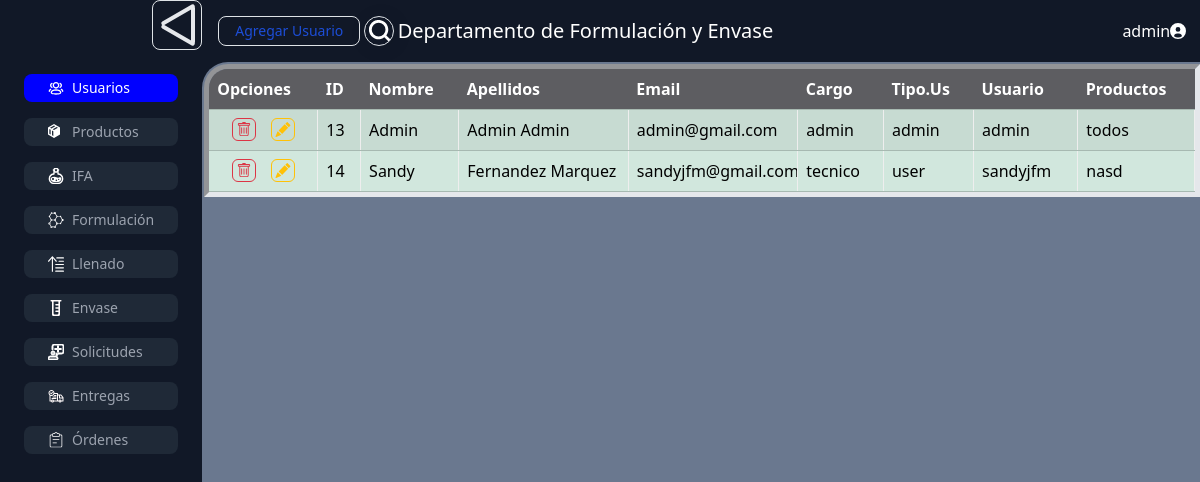
Screenshot of /usuarios/ (signed in) with the database file from the repository.
### CIGB/models.py (models this page shows, shortened)
class Usuarios(AbstractBaseUser):
    id_usuario = models.AutoField(primary_key=True)
    nombre = models.CharField(_('nombre'), max_length=255)
    apellidos = models.CharField(_('apellidos'), max_length=255)
    email = models.EmailField(_('correo electrónico'), unique=True)
    cargo = models.CharField(_('cargo'), max_length=255)
    tipo = models.CharField(_('tipo'), max_length=255)
    usuario = models.CharField(_('usuario'), max_length=255, unique=True)
    contraseña = models.CharField(_('contraseña'), max_length=255)
    producto = models.ForeignKey('Producto', on_delete=models.SET_NULL, null=True, blank=True, related_name='usuarios')
    USERNAME_FIELD = 'usuario'
    REQUIRED_FIELDS = ['nombre', 'apellidos', 'cargo', 'tipo']
    class Meta:
        abstract = False
        verbose_name = _('usuario')
        verbose_name_plural = _('usuarios')

class Producto(models.Model):
    id_producto = models.AutoField(primary_key=True)
    nombre = models.CharField(max_length=255, unique=True)

### CIGB/views.py (the view, shortened to what this page needs)
# urls.py: path('usuarios/', users_view),
def users_view(request):
    User = get_user_model()
    users = User.objects.all()
    user_data = []
    for user in users:
        user_dict = {
            'id': user.id_usuario,
            'nombre': user.nombre,
            'apellidos': user.apellidos,
            'email': user.email,
            'cargo': user.cargo,
            'tipo': user.tipo,
            'usuario': user.usuario,
        }
        user_dict['producto'] = user.producto.nombre if user.producto else 'todos'
        user_dict['id_producto'] = user.producto.id_producto if user.producto else 'todos'
        user_data.append(user_dict)
    products = Producto.objects.all()
    product_data = []
    for product in products:
        product_dict = {
            'id' : product.id_producto,
            'nombre': product.nombre,
        }
        product_data.append(product_dict)
    return render(request, 'users.html', {'product_data':product_data,'user_data':user_data})

### CIGB/templates/users.html (shortened to what this page needs)
{% extends "CIGB.html" %}
{% block add_button %}
  <input class="text-blue-700 hover:text-white border border-blue-700 hover:bg-blue-800 focus:ring-4 focus:outline-none focus:ring-blue-300 font-medium rounded-lg text-sm px-3 py-1 text-center dark:border-blue-500 dark:text-gray-400 dark:hover:text-white dark:hover:bg-blue-500 dark:focus:ring-blue-800" type="button" value="Agregar Usuario" onclick="openForm(accion='Agregar', objetivo='Cuenta',  NaN, new_url='{{ BASE_URL }}/add_account')" class="boton">
{% endblock %}
{% block contenido %}
<div>
  <div class="table-container">
    <table class="table table-success table-striped" style="margin-bottom: 0px;">
        <thead>
            <tr>
                <th>Opciones</th>
                <th>ID</th>
                <th>Nombre</th>
                <th>Apellidos</th>
                <th>Email</th>
                <th>Cargo</th>
                <th>Tipo.Us</th>
                <th>Usuario</th>
                <th>Productos</th>
            </tr>
        </thead>
        <tbody id="main_table">
          {% for user in user_data %}
          <tr>
              <td class="opciones">
                <div>
                  <button type="button" class="table-button btn-outline-danger" onclick="eliminar('Usuario','{{ user.id }}')">
                      </button>
                  <button valores="nombre·{{ user.nombre }}|apellidos·{{ user.apellidos }}|email·{{ user.email }}|cargo·{{ user.cargo }}|tipo·{{ user.tipo }}|usuario·{{ user.usuario }}|producto·{{ user.id_producto }}" onclick="openForm(accion='Modificar', objetivo='{{ user.usuario }}',fila=this, new_url='{{ BASE_URL }}/mod_user')" type="button" class="table-button btn-outline-warning">
                      </button>
                  </div>
              </td>
              <td>{{ user.id }}</td>
              <td>{{ user.nombre }}</td>
              <td>{{ user.apellidos }}</td>
              <td>{{ user.email }}</td>
              <td>{{ user.cargo }}</td>
              <td>{{ user.tipo }}</td>
              <td>{{ user.usuario }}</td>
              <td id='{{user.id_producto}}'>{{ user.producto }}</td>
          </tr>
          {% endfor %}
      </tbody>
    </table>
</div>
</div>
{% endblock %}

### CIGB/templates/CIGB.html (shortened to what this page needs)
{% load compress %}
{% load static %}
<!DOCTYPE html>
<html lang="en-gb" dir="ltr" class='com_content view-category layout-theme3497category itemid-101 home j39 mm-hover'>
    <head>
        <link href="https://cdn.jsdelivr.net/npm/bootstrap@5.3.3/dist/css/bootstrap.min.css" rel="stylesheet">
        <link rel="stylesheet" href="static/css/CIGB.css">
        {% compress css %}
            <link rel="stylesheet" href="{% static 'src/output.css' %}">
        {% endcompress %}
    </head>
    <body class="bg-gray-900">
        <div class="flex flex-row">
            <div id="lateral-menu" class="m-w-[200px] flex flex-col items-end">
                <label class="rounded-lg b-gray-400 border border-blue-700">
                    <div class="w-12 h-12 cursor-pointer flex flex-col items-center justify-around">
                        <div class="w-[38px] h-[4px] bg-gray-200 rounded-sm transition-all duration-300 peer-checked:origin-top peer-checked:translate-y-[6px] peer-checked:rotate-[-30deg]"></div>
                        <div class="w-[38px] h-[4px] bg-gray-200 rounded-md transition-all duration-300 peer-checked:origin-center peer-checked:translate-x-[16px] peer-checked:rotate-[90deg]"></div>
                        <div class="w-[38px] h-[4px] bg-gray-200 rounded-md transition-all duration-300 peer-checked:origin-bottom peer-checked:translate-y-[-6px] peer-checked:rotate-[30deg]"></div>
                    </div>
                </label>
                <div class="md:flex">
                    <ul id="menu" class="flex-column space-y space-y-4 text-sm font-medium text-gray-500 text-gray-400 ms-4 me-4 mb-4 mt-4">
                        {% if request.user.tipo == 'admin' %}
                        <li><a id="users" href="usuarios" class="peer-unchecked:none inline-flex items-center px-4 py-1 rounded-lg hover:text-gray-900 hover:bg-gray-100 w-full bg-gray-800 hover:bg-gray-700 hover:text-white">
                            <span class="lateral-menu-text ms-2 fade-in">Usuarios</span></a></li>
                        <li><a id="products" href="productos" class="inline-flex items-center px-4 py-1 rounded-lg hover:text-gray-900 bg-gray-50 hover:bg-gray-100 w-full bg-gray-800 hover:bg-gray-700 hover:text-white">
                            <span class="lateral-menu-text ms-2">Productos</span></a></li>
                        {% endif %}
                            <li><a id="IFA" href="IFA"class="inline-flex items-center px-4 py-1 rounded-lg hover:text-gray-900 bg-gray-50 hover:bg-gray-100 w-full bg-gray-800 hover:bg-gray-700 hover:text-white">
                            <span class="lateral-menu-text ms-2">IFA</span></a></li>
                        <li><a id="formulacion" href="formulacion" class="inline-flex items-center px-4 py-1 rounded-lg hover:text-gray-900 bg-gray-50 hover:bg-gray-100 w-full bg-gray-800 hover:bg-gray-700 hover:text-white">
                            <span class="lateral-menu-text ms-2">Formulación</span></a></li>
                        <li><a id="llenado" href="llenado" class="inline-flex items-center px-4 py-1 rounded-lg hover:text-gray-900 bg-gray-50 hover:bg-gray-100 w-full bg-gray-800 hover:bg-gray-700 hover:text-white">
                            <span class="lateral-menu-text ms-2">Llenado</span></a></li>
                        <li><a id="envase" href="envase" class="inline-flex items-center px-4 py-1 rounded-lg hover:text-gray-900 bg-gray-50 hover:bg-gray-100 w-full bg-gray-800 hover:bg-gray-700 hover:text-white">
                            <span class="lateral-menu-text ms-2">Envase</span></a></li>
                        <li><a id="request" href="solicitudes" class="inline-flex items-center px-4 py-1 rounded-lg hover:text-gray-900 bg-gray-50 hover:bg-gray-100 w-full bg-gray-800 hover:bg-gray-700 hover:text-white">
                            <span class="lateral-menu-text ms-2">Solicitudes</span></a></li>
                        <li><a id="deliver" href="entregas" class="inline-flex items-center px-4 py-1 rounded-lg hover:text-gray-900 bg-gray-50 hover:bg-gray-100 w-full bg-gray-800 hover:bg-gray-700 hover:text-white">
                            <span class="lateral-menu-text ms-2">Entregas</span></a></li>
                            <div id="drop-menu" class="flex-column space-y space-y-4">
                                <li><span class="inline-flex items-center px-4 py-1 rounded-lg hover:text-gray-900 bg-gray-50 hover:bg-gray-100 w-full bg-gray-800 hover:bg-gray-700 hover:text-white">
                                    <span class="lateral-menu-text ms-2">Órdenes</span></span></li>
                        </div>
                    </ul>
                </div>
            </div>
            <div class="w-[100%]">
                <div class="py-3 px-3 flex gap-1 items-center">
                    {% block add_button %}
                    {% endblock %}
                    <div class="p-1 overflow-hidden w-[36px] h-[30px] hover:w-[250px] bg-transparent border border-blue-700 shadow-[2px_2px_20px_rgba(0,0,0,0.08)] rounded-full flex group items-center hover:duration-300 duration-300">
                        <div class="flex items-center justify-center fill-white">
                            <svg xmlns="http://www.w3.org/2000/svg" id="Isolation_Mode" data-name="Isolation Mode" viewBox="0 0 24 24" width="22" height="22">
                                <path d="M18.9,16.776A10.539,10.539,0,1,0,16.776,18.9l5.1,5.1L24,21.88ZM10.5,18A7.5,7.5,0,1,1,18,10.5,7.507,7.507,0,0,1,10.5,18Z"></path>
                            </svg>
                        </div>
                            <input type="text" id="inputFiltro" class="outline-none text-[20px] bg-transparent w-full text-white font-normal px-4"/>
                    </div>
                    <h1 class="w-full header">Departamento de Formulación y Envase</h1>
                    <div id="head-menu" class="">
                        <div class="drop-menu flex flex-row items-center" id="user-drop-menu-button">
                            <span>{{ user.usuario }}</span>
                        </div>
                    </div>
                </div>
                <div id="dinamic-content" class="bg-gray-900">
                    {% block contenido %}
                    {% endblock %}
                </div>
            </div>
        </div>
    </body>
</html>

### static/css/CIGB.css (style rules this page uses)
:root { --top:-100vh; --menu-width:204px; }
#dinamic-content { background-color: rgb(195 216 247 / 50%); padding: 2px; border-top-left-radius: 26px; height: calc(100svh - 76px); }
#dinamic-content>div { width: calc(100svw - var(--menu-width)); }
table { overflow: scroll; min-width: 640px; height: 100%; }
#head-menu { height: 100%; display: flex; flex-direction: column; align-items: flex-end; justify-content: flex-start; --display:none; color: white; }
.selected { background-color: blue !important; color:white !important; }
#drop-menu { --drop-disp:none; }
#drop-menu>li>span { cursor: pointer; }
.table-container { max-width: 86svw; max-height: 80vh; border-style: inset; overflow: auto; border-width: thick; border-top-left-radius: 24px; }
td, th { white-space: nowrap; max-width: 140px; overflow: hidden; }
.btn-outline-warning { --bs-btn-color: #ffc107; --bs-btn-border-color: #ffc107; --bs-btn-hover-color: #000; --bs-btn-hover-bg: #ffc107; --bs-btn-hover-border-color: #ffc107; --bs-btn-focus-shadow-rgb: 255, 193, 7; --bs-btn-active-color: #000; --bs-btn-active-bg: #ffc107; --bs-btn-active-border-color: #ffc107; --bs-btn-active-shadow: inset 0 3px 5px rgba(0, 0, 0, 0.125); --bs-btn-disabled-color: #ffc107; --bs-btn-disabled-bg: transparent; --bs-btn-disabled-border-color: #ffc107; --bs-gradient: none; }
.btn-outline-danger { --bs-btn-color: #dc3545; --bs-btn-border-color: #dc3545; --bs-btn-hover-color: #fff; --bs-btn-hover-bg: #dc3545; --bs-btn-hover-border-color: #dc3545; --bs-btn-focus-shadow-rgb: 220, 53, 69; --bs-btn-active-color: #fff; --bs-btn-active-bg: #dc3545; --bs-btn-active-border-color: #dc3545; --bs-btn-active-shadow: inset 0 3px 5px rgba(0, 0, 0, 0.125); --bs-btn-disabled-color: #dc3545; --bs-btn-disabled-bg: transparent; --bs-btn-disabled-border-color: #dc3545; --bs-gradient: none; }
.table-button { --bs-btn-padding-x: 0.2rem; --bs-btn-padding-y: 0.2rem; --bs-btn-font-family: ; --bs-btn-font-size: 1rem; --bs-btn-font-weight: 400; --bs-btn-line-height: 1.5; --bs-btn-bg: transparent; --bs-btn-border-width: 1px; --bs-btn-border-radius: 0.375rem; --bs-btn-box-shadow: inset 0 1px 0 rgba(255, 255, 255, 0.15), 0 1px 1px rgba(0, 0, 0, 0.075); --bs-btn-disabled-opacity: 0.65; --bs-btn-focus-box-shadow: 0 0 0 0.25rem rgba(var(--bs-btn-focus-shadow-rgb), .5); display: inline-block; padding: var(--bs-btn-padding-y) var(--bs-btn-padding-x); font-size: var(--bs-btn-font-size); font-weight: var(--bs-btn-font-weight); line-height: var(--bs-btn-line-height); color: var(--bs-btn-color); text-align: center; text-decoration: none; vertical-align: middle; user-select: none; border: var(--bs-btn-border-width) solid var(--bs-btn-border-color); border-radius: var(--bs-btn-border-radius); background-color: var(--bs-btn-bg); }
.opciones { position: sticky; left: 0; z-index: 1; }
.table>thead { position: sticky; top: 0; z-index: 2; }
.table>thead>tr>th { background-color: rgb(93, 93, 97); color: white; }
td { border-right: 1px; border-style: ridge; }
td>div { display: flex; flex-direction: row; justify-content: space-evenly; }
.table { width: 100%; border-collapse: collapse; border-top-left-radius: 10px; }
.header { font-size: 20px; color: white; }

### rows the page displays
Usuarios: usuario "admin", nombre "Admin", apellidos "Admin Admin", email "admin@gmail.com", cargo "admin", tipo "admin", usuario "admin"
Usuarios: nombre "Sandy", apellidos "Fernandez Marquez", email "sandyjfm@gmail.com", cargo "tecnico", tipo "user", usuario "sandyjfm"
Producto: producto "nasd"

### other values shown
{{ user.id }} "13" "14"
{{ user.producto }} "todos"
